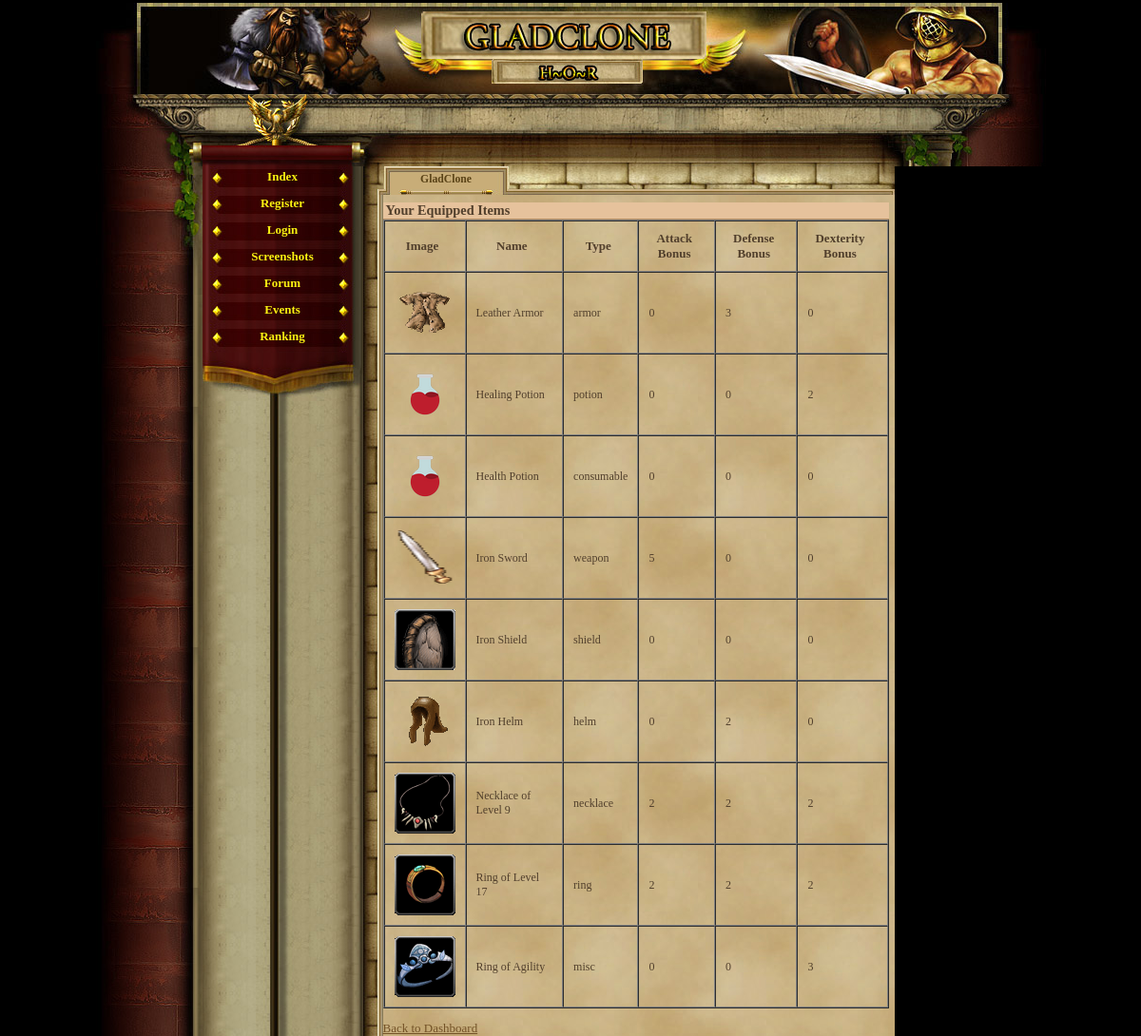
/character_equipment.php (signed in), run on the app's committed database.
### tables this page shows
CREATE TABLE `player_items` (
  `id` int(11) NOT NULL AUTO_INCREMENT,
  `player_id` int(11) NOT NULL,
  `item_id` int(11) NOT NULL,
  `quantity` int(11) NOT NULL DEFAULT '1',
  `equipped` tinyint(1) NOT NULL DEFAULT '0',
  `position` int(11) NOT NULL DEFAULT '0',
  PRIMARY KEY (`id`),
  KEY `player_id` (`player_id`),
  KEY `item_id` (`item_id`),
  CONSTRAINT `player_items_ibfk_1` FOREIGN KEY (`player_id`) REFERENCES `gracze` (`id`),
  CONSTRAINT `player_items_ibfk_2` FOREIGN KEY (`item_id`) REFERENCES `items` (`id`)
);

CREATE TABLE `items` (
  `id` int(11) NOT NULL AUTO_INCREMENT,
  `name` varchar(50) NOT NULL,
  `description` text,
  `type` varchar(20) NOT NULL,
  `attack_bonus` int(11) DEFAULT '0',
  `defense_bonus` int(11) DEFAULT '0',
  `sell_value` int(11) NOT NULL DEFAULT '10',
  `value` int(11) NOT NULL DEFAULT '0',
  `price` int(11) NOT NULL DEFAULT '0',
  `image` varchar(255) DEFAULT 'default.png',
  `slot` varchar(20) NOT NULL DEFAULT 'misc',
  `dex_bonus` int(11) DEFAULT '0',
  `level_required` int(11) DEFAULT '1',
  PRIMARY KEY (`id`)
);

### character_equipment.php (the view, shortened to what this page needs)
<?php
require_once('gora_strony.php');
require_once('menu_l.php');
require 'db.php';
$player_id = $_SESSION['id'];
$query = "SELECT pi.item_id, i.name, i.type, i.image, i.attack_bonus, i.defense_bonus, i.dex_bonus
          FROM player_items pi
          JOIN items i ON pi.item_id = i.id
          WHERE pi.player_id = ? AND pi.equipped = 1";
$stmt = $conn->prepare($query);
$stmt->bind_param("i", $player_id);
$stmt->execute();
$result = $stmt->get_result();
echo "<h2>Your Equipped Items</h2>";
if ($result->num_rows == 0) {
    echo "<p>No items equipped.</p>";
} else {
    echo "<table border='1' cellpadding='10' cellspacing='0'>";
    echo "<tr>
            <th>Image</th>
            <th>Name</th>
            <th>Type</th>
            <th>Attack Bonus</th>
            <th>Defense Bonus</th>
			<th>Dexterity Bonus</tr>";
    while ($row = $result->fetch_assoc()) {
        $imageFile = $row['image'];
        $imgPath = "/Gladiatus/items/MORE/" . $imageFile . ".png";
        if (strpos($imageFile, 'm') === 0) {
            $imgPath = "items/MORE/" . $imageFile;
        } else {
            $imgPath = "items/" . $imageFile;
        }
        echo "<tr>";
        echo "<td><img src='" . htmlspecialchars($imgPath) . "' alt='" . htmlspecialchars($row['name']) . "' style='width:64px; height:64px;'></td>";
        echo "<td>" . htmlspecialchars($row['name']) . "</td>";
        echo "<td>" . htmlspecialchars($row['type']) . "</td>";
        echo "<td>" . htmlspecialchars($row['attack_bonus']) . "</td>";
        echo "<td>" . htmlspecialchars($row['defense_bonus']) . "</td>";
		echo "<td>" . htmlspecialchars($row['dex_bonus']) . "</td>";
        echo "</tr>";
    }
    echo "</table>";
}
echo "<p><a href='index.php'>Back to Dashboard</a></p>";
?>

### game_05.css (style rules this page uses)
body, html { margin: 0; padding: 0; font-family:"Palatino Linotype", "Times New Roman", Times, serif; text-align: center; color: #513F2C; background-color: #000; font-size:16px; }
table { font-size:13px; }
h2 { text-align:left; border-bottom:1px solid #b28b60; color:#513F2C; background-color:#e6c29c; margin:8px 0px 0px 0px; padding-left:3px; font-size:1.1em; }
#content td { text-align:left; color:#513F2C; font-weight:normal; font-size: 12px; }
a { -moz-user-focus: none; -moz-outline: none; outline: none; }
#content a { color:#735227; }
#market_item_table td, th { padding-left: 5px; }

### data on the page
player_items: item.image (picture), item.name "Leather Armor", item.type "armor", item.attack_bonus "0", item.defense_bonus "3", item.dex_bonus "0"
player_items: item.image (picture), item.name "Healing Potion", item.type "potion", item.attack_bonus "0", item.defense_bonus "0", item.dex_bonus "2"
player_items: item.image (picture), item.name "Health Potion", item.type "consumable", item.attack_bonus "0", item.defense_bonus "0", item.dex_bonus "0"
player_items: item.image (picture), item.name "Iron Sword", item.type "weapon", item.attack_bonus "5", item.defense_bonus "0", item.dex_bonus "0"
player_items: item.image (picture), item.name "Iron Shield", item.type "shield", item.attack_bonus "0", item.defense_bonus "0", item.dex_bonus "0"
player_items: item.image (picture), item.name "Iron Helm", item.type "helm", item.attack_bonus "0", item.defense_bonus "2", item.dex_bonus "0"
player_items: item.image (picture), item.name "Necklace of Level 9", item.type "necklace", item.attack_bonus "2", item.defense_bonus "2", item.dex_bonus "2"
player_items: item.image (picture), item.name "Ring of Level 17", item.type "ring", item.attack_bonus "2", item.defense_bonus "2", item.dex_bonus "2"
player_items: item.image (picture), item.name "Ring of Agility", item.type "misc", item.attack_bonus "0", item.defense_bonus "0", item.dex_bonus "3"
